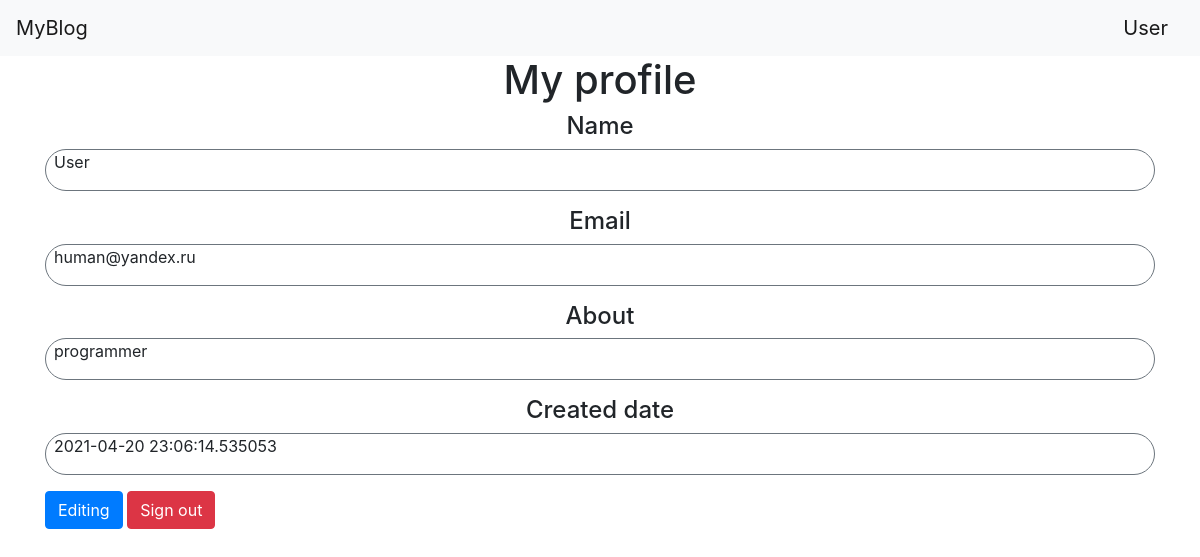
Screenshot of /profile (signed in) with the database file from the repository.
### data/users_class.py (models this page shows, shortened)
class User(SqlAlchemyBase, UserMixin):
    __tablename__ = 'users'
    id = sqlalchemy.Column(sqlalchemy.Integer,
                           primary_key=True, autoincrement=True)
    name = sqlalchemy.Column(sqlalchemy.String, nullable=True)
    about = sqlalchemy.Column(sqlalchemy.String, nullable=True)
    email = sqlalchemy.Column(sqlalchemy.String,
                              index=True, unique=True, nullable=True)
    hashed_password = sqlalchemy.Column(sqlalchemy.String, nullable=True)
    created_date = sqlalchemy.Column(sqlalchemy.DateTime,
                                     default=datetime.datetime.now)
    news = orm.relation("News", back_populates='user')

### main.py (the view)
@app.route('/profile')
@login_required
def profile():
    return render_template('profile.html', title="Profile")

### data/db_session.py (called while the page is built)
def create_session() -> Session:
    global __factory
    return __factory()

### main.py (called while the page is built)
@login_manager.user_loader
def load_user(user_id):
    db_sess = db_session.create_session()
    return db_sess.query(User).get(user_id)

### templates/profile.html (shortened to what this page needs)
{% extends "base.html" %}
{% block content %}
<h1 align="center">My profile</h1>
<h4 align="center">Name</h4>
    <div class="border border-secondary border-5 rounded-pill">
        <p class="mx-2">{{current_user.name}}</p>
    </div>
<h4 align="center">Email</h4>
    <div class="border border-secondary border-5 rounded-pill">
        <p class="mx-2">{{current_user.email}}</p>
    </div>
<h4 align="center">About</h4>
    <div class="border border-secondary border-5 rounded-pill">
        <p class="mx-2">{{current_user.about}}</p>
    </div>
<h4 align="center">Created date</h4>
    <div class="border border-secondary border-5 rounded-pill">
        <p class="mx-2">{{current_user.created_date}}</p>
    </div>
<p>
    <a class="btn btn-primary " href="/edition">Editing</a>
    <a class="btn btn-danger" href="/logout">Sign out</a>
</p>
{% endblock %}

### templates/base.html (shortened to what this page needs)
<!doctype html>
<html lang="en">
<head>
    <link rel="stylesheet"
          href="https://stackpath.bootstrapcdn.com/bootstrap/4.4.1/css/bootstrap.min.css"
>
</head>
<body>
<header>
    <nav class="navbar navbar-light bg-light">
        <a class="navbar-brand" href="/">MyBlog</a>
        {% if current_user.is_authenticated %}
        <a class="navbar-brand" href="/profile">{{ current_user.name }}</a>
        {% else %}
        <p>
            <a class="btn btn-primary " href="/register">Register</a>
            <a class="btn btn-success" href="/login">Sign in</a>
        </p>
        {% endif %}
    </nav>
</header>
<main role="main" class="container">
    {% block content %}{% endblock %}
</main>
</body>
</html>

### rows the page displays
User: name "User", email "human@yandex.ru", about "programmer", created_date "2021-04-20 23:06:14.535053"
